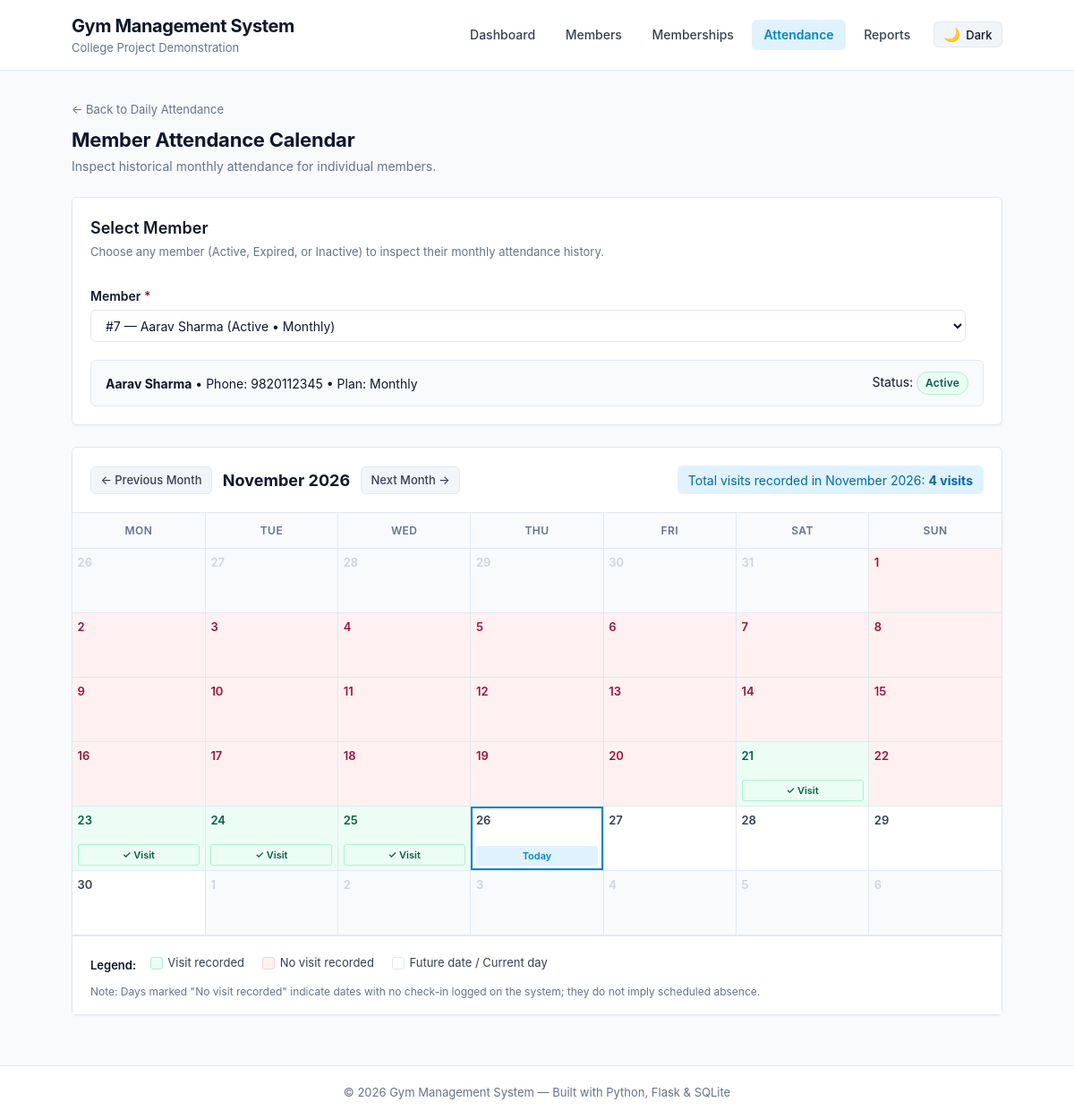
/attendance/member, run on the app's committed database.
### tables this page shows
CREATE TABLE members (
    id INTEGER PRIMARY KEY AUTOINCREMENT,
    name TEXT NOT NULL,
    phone TEXT NOT NULL,
    email TEXT,
    gender TEXT NOT NULL,
    plan_id INTEGER NOT NULL,
    start_date DATE NOT NULL,
    end_date DATE NOT NULL,
    is_active INTEGER NOT NULL DEFAULT 1,
    created_at TIMESTAMP DEFAULT CURRENT_TIMESTAMP,
    FOREIGN KEY (plan_id) REFERENCES plans (id)
);

CREATE TABLE plans (
    id INTEGER PRIMARY KEY AUTOINCREMENT,
    name TEXT NOT NULL,
    duration_months INTEGER NOT NULL,
    fee INTEGER NOT NULL
);

### app.py (the view)
@app.route('/attendance/member')
@app.route('/attendance/member/<int:member_id>')
def member_attendance(member_id=None):
    today = datetime.date.today()
    all_members = database.get_all_members()
    all_members.sort(key=lambda m: m['name'].lower())
    req_member_id = request.args.get('member_id', '').strip()
    if req_member_id.isdigit():
        target_member_id = int(req_member_id)
    elif member_id is not None:
        target_member_id = member_id
    elif all_members:
        target_member_id = all_members[0]['id']
    else:
        target_member_id = None
    selected_member = None
    if target_member_id is not None:
        selected_member = database.get_member_by_id(target_member_id)
        if not selected_member and all_members:
            selected_member = all_members[0]
    year_param = request.args.get('year', '').strip()
    month_param = request.args.get('month', '').strip()
    try:
        year = int(year_param) if year_param.isdigit() else today.year
        month = int(month_param) if month_param.isdigit() else today.month
        if not (1 <= month <= 12 and 1900 <= year <= 2100):
            year = today.year
            month = today.month
    except ValueError:
        year = today.year
        month = today.month
    prev_month = 12 if month == 1 else month - 1
    prev_year = year - 1 if month == 1 else year
    next_month = 1 if month == 12 else month + 1
    next_year = year + 1 if month == 12 else year
    attended_dates = set()
    monthly_visits = 0
    if selected_member:
        history = database.get_member_attendance_history(selected_member['id'])
        attended_dates = {r['date'] for r in history}
        month_prefix = f"{year:04d}-{month:02d}"
        monthly_visits = sum(1 for d in attended_dates if d.startswith(month_prefix))
    cal = calendar.Calendar(firstweekday=calendar.MONDAY)
    month_weeks = cal.monthdatescalendar(year, month)
    calendar_weeks = []
    for week in month_weeks:
        week_days = []
        for d in week:
            d_str = d.isoformat()
            is_current_month = (d.month == month)
            has_visit = (d_str in attended_dates)
            is_today = (d == today)
            is_past = (d < today)
            if not is_current_month:
                status = 'other-month'
            elif has_visit:
                status = 'recorded'     # Green: visit recorded
            elif is_past:
                status = 'no-record'    # Light red: past date with no visit recorded
            else:
                status = 'neutral'      # Neutral: future or today without visit
            week_days.append({
                'day_number': d.day,
                'date_str': d_str,
                'is_current_month': is_current_month,
                'has_visit': has_visit,
                'is_today': is_today,
                'status': status
            })
        calendar_weeks.append(week_days)
    month_name = calendar.month_name[month]
    weekday_headers = ["Mon", "Tue", "Wed", "Thu", "Fri", "Sat", "Sun"]
    return render_template(
        'member_attendance.html',
        selected_member=selected_member,
        all_members=all_members,
        calendar_weeks=calendar_weeks,
        year=year,
        month=month,
        month_name=month_name,
        prev_year=prev_year,
        prev_month=prev_month,
        next_year=next_year,
        next_month=next_month,
        monthly_visits=monthly_visits,
        today=today,
        weekday_headers=weekday_headers
    )

### database.py (called while the page is built)
def get_db():
    conn = sqlite3.connect(DB_PATH)
    conn.row_factory = sqlite3.Row  # Access columns by name: row['name']
    conn.execute('PRAGMA foreign_keys = ON;')
    return conn

def compute_status(is_active, end_date_str):
    if is_active == 0:
        return 'Inactive'
    today = datetime.date.today()
    if isinstance(end_date_str, str):
        end_date = datetime.date.fromisoformat(end_date_str)
    else:
        end_date = end_date_str
    return 'Active' if end_date >= today else 'Expired'

def get_member_by_id(member_id):
    conn = get_db()
    query = """
        SELECT m.*, p.name AS plan_name, p.duration_months, p.fee
        FROM members m
        JOIN plans p ON m.plan_id = p.id
        WHERE m.id = ?
    """
    row = conn.execute(query, (member_id,)).fetchone()
    conn.close()
    if not row:
        return None
    member_dict = dict(row)
    member_dict['status'] = compute_status(row['is_active'], row['end_date'])
    return member_dict

def get_member_attendance_history(member_id):
    conn = get_db()
    rows = conn.execute(
        """
        SELECT date, check_in_time
        FROM attendance
        WHERE member_id = ?
        ORDER BY date DESC, check_in_time DESC
        """,
        (member_id,)
    ).fetchall()
    conn.close()
    return [dict(r) for r in rows]

### templates/member_attendance.html (shortened to what this page needs)
{% extends "base.html" %}
{% block content %}
<div class="page-header">
    <div>
        <a href="{{ url_for('attendance') }}" class="back-link">&larr; Back to Daily Attendance</a>
        <h2 class="page-title">Member Attendance Calendar</h2>
        <p class="page-subtitle">Inspect historical monthly attendance for individual members.</p>
    </div>
</div>
<section class="card">
    <div class="card-header-bar">
        <h3 class="section-title">Select Member</h3>
        <p class="section-desc">Choose any member (Active, Expired, or Inactive) to inspect their monthly attendance history.</p>
    </div>
    <div class="member-select-container">
        <form method="GET" action="{{ url_for('member_attendance') }}" class="member-calendar-form">
            <div class="form-row">
                <div class="form-group member-select-group">
                    <label for="member_id" class="form-label">Member <span class="required">*</span></label>
                    <select id="member_id" name="member_id" class="form-control" onchange="this.form.submit()">
                        {% for m in all_members %}
                            <option value="{{ m.id }}" {% if selected_member and selected_member.id == m.id %}selected{% endif %}>
                                #{{ m.id }} &mdash; {{ m.name }} ({{ m.status }} &bull; {{ m.plan_name }})
                            </option>
                        {% endfor %}
                    </select>
                </div>
            </div>
        </form>
        {% if selected_member %}
            <div class="selected-member-strip">
                <div>
                    <strong>{{ selected_member.name }}</strong> &bull; Phone: {{ selected_member.phone }} &bull; Plan: {{ selected_member.plan_name }}
                </div>
                <div>
                    Status: <span class="badge badge-{{ selected_member.status|lower }}">{{ selected_member.status }}</span>
                </div>
            </div>
        {% endif %}
    </div>
</section>
{% if selected_member %}
<section class="card">
    <div class="calendar-card-header">
        <div class="calendar-nav-bar">
            <a href="{{ url_for('member_attendance', member_id=selected_member.id, year=prev_year, month=prev_month) }}" class="btn btn-sm btn-secondary" title="View previous month">
                &larr; Previous Month
            </a>
            <h3 class="calendar-month-title">{{ month_name }} {{ year }}</h3>
            <a href="{{ url_for('member_attendance', member_id=selected_member.id, year=next_year, month=next_month) }}" class="btn btn-sm btn-secondary" title="View next month">
                Next Month &rarr;
            </a>
        </div>
        <div class="monthly-stat-badge">
            Total visits recorded in {{ month_name }} {{ year }}: <strong>{{ monthly_visits }} visit{% if monthly_visits != 1 %}s{% endif %}</strong>
        </div>
    </div>
    <div class="calendar-wrapper">
        <table class="calendar-table">
            <thead>
                <tr>
                    {% for h in weekday_headers %}
                        <th>{{ h }}</th>
                    {% endfor %}
                </tr>
            </thead>
            <tbody>
                {% for week in calendar_weeks %}
                    <tr>
                        {% for day in week %}
                            <td class="calendar-cell cell-{{ day.status }} {% if day.is_today %}cell-today{% endif %}">
                                <div class="cell-inner">
                                    <span class="cell-day-num">{{ day.day_number }}</span>
                                    {% if day.is_current_month %}
                                        {% if day.status == 'recorded' %}
                                            <span class="cell-badge badge-recorded">&#10003; Visit</span>
                                        {% elif day.is_today and day.status == 'neutral' %}
                                            <span class="cell-badge badge-today">Today</span>
                                        {% endif %}
                                    {% endif %}
                                </div>
                            </td>
                        {% endfor %}
                    </tr>
                {% endfor %}
            </tbody>
        </table>
    </div>
    <div class="calendar-legend-bar">
        <span class="legend-title">Legend:</span>
        <div class="legend-items">
            <span class="legend-item">
                <span class="legend-color legend-recorded"></span>
                <span>Visit recorded</span>
            </span>
            <span class="legend-item">
                <span class="legend-color legend-no-record"></span>
                <span>No visit recorded</span>
            </span>
            <span class="legend-item">
                <span class="legend-color legend-neutral"></span>
                <span>Future date / Current day</span>
            </span>
        </div>
        <p class="legend-note">Note: Days marked "No visit recorded" indicate dates with no check-in logged on the system; they do not imply scheduled absence.</p>
    </div>
</section>
{% else %}
<section class="card">
    <p class="empty-state-p">No members available to display calendar.</p>
</section>
{% endif %}
{% endblock %}

### data on the page
members: name "Aarav Sharma", phone "9820112345"
plans: plan_name "Monthly"

### other printed values
{{ selected_member.status }} "Active"
{{ month_name }} "November"
{{ year }} "2026"
{{ monthly_visits }} "4"
{{ h }} "MON" "TUE" "WED" "THU" "FRI" "SAT" "SUN"
{{ day.day_number }} "26" "27" "28" "29" "30" "31" "1" "2" "3" "4" "5" "6" "7" "8" "9" "10" "11" "12" "13" "14" "15" "16" "17" "18" "19" "20" "21" "22" "23" "24" "25" "26" "27" "28" "29" "30" "1" "2" "3" "4" "5" "6"
